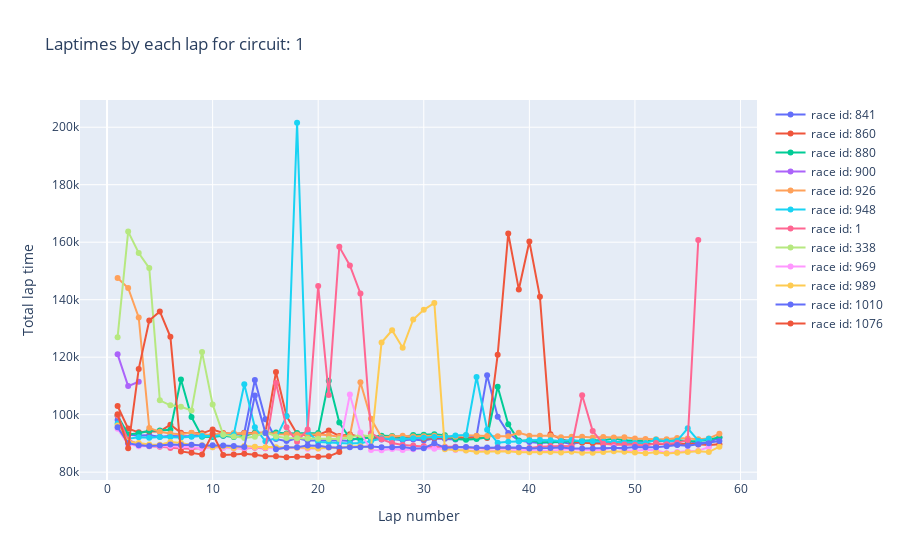

The notebook cell saved with this chart:
### Code cell
fig = go.Figure()

circuit_id = 1

lap_times_selected_driver_circuit = master_lap_time_data[master_lap_time_data["circuitId"]==circuit_id]
list_race_id = lap_times_selected_driver_circuit["raceId"].unique().tolist()

for race_id in list_race_id:

    lap_times_race = lap_times_selected_driver_circuit[
        lap_times_selected_driver_circuit["raceId"] == race_id
    ]

    fig.add_trace(
        go.Scatter(
            x=lap_times_race["lap"],
            y=lap_times_race["milliseconds"],
            mode="lines+markers",
            name=f"race id: {race_id}",
        )
    )

    fig.update_layout(
        title=f"Laptimes by each lap for circuit: {circuit_id}",
        xaxis_title="Lap number",
        yaxis_title="Total lap time",
    )
fig.show()
